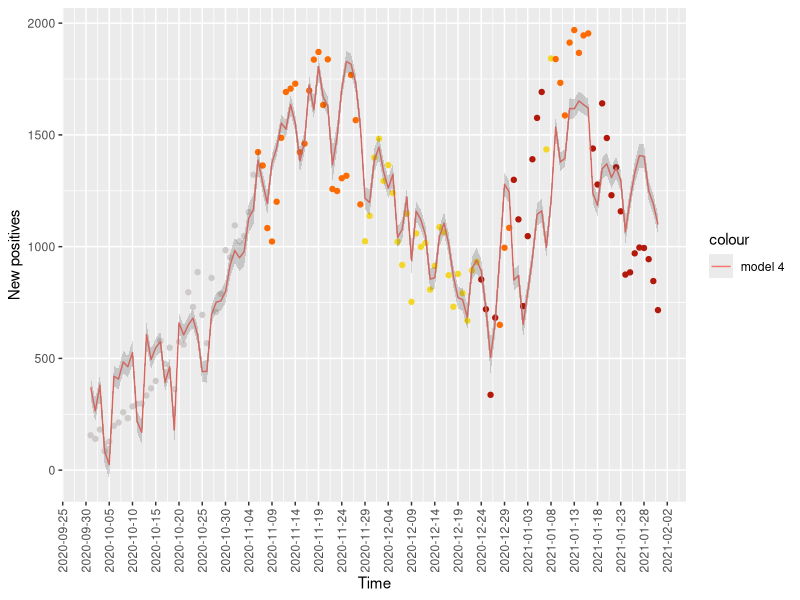
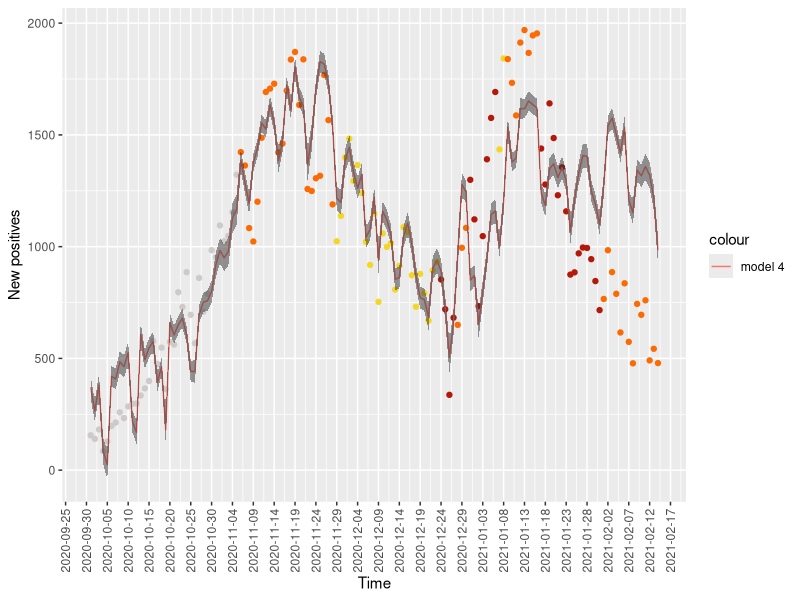
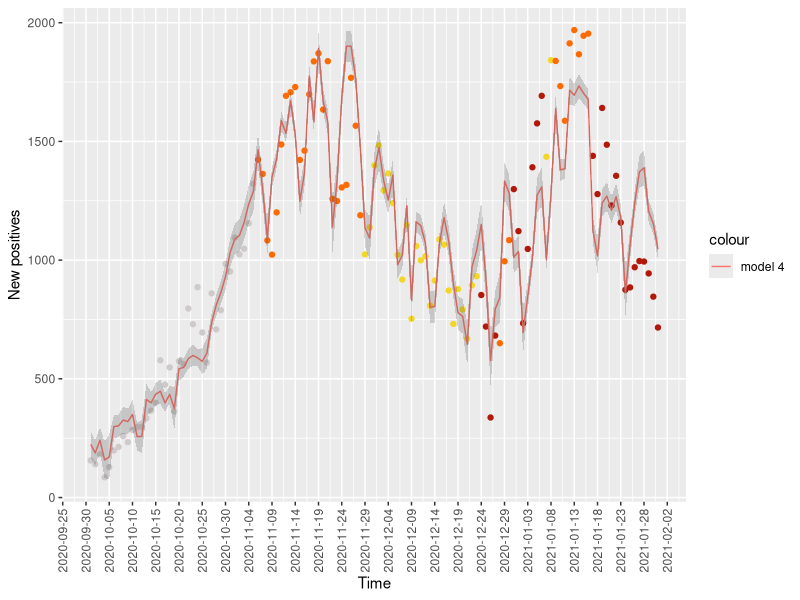
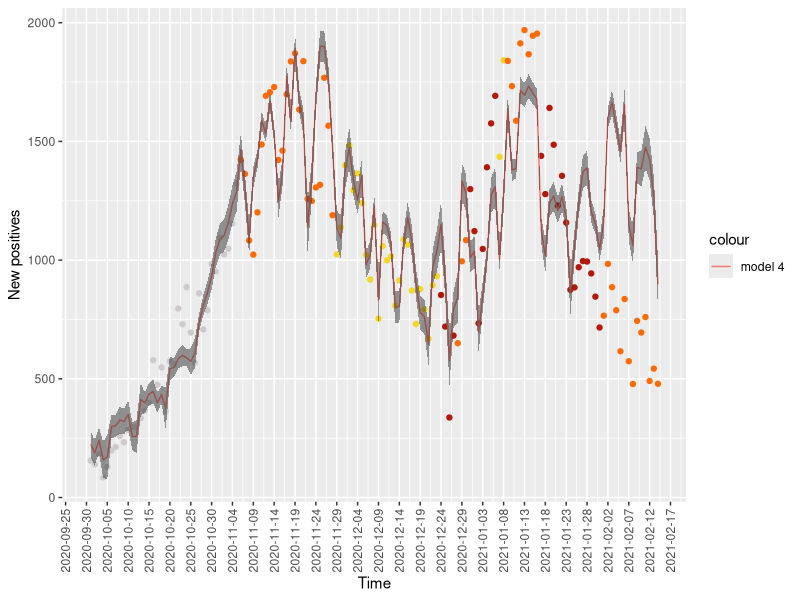
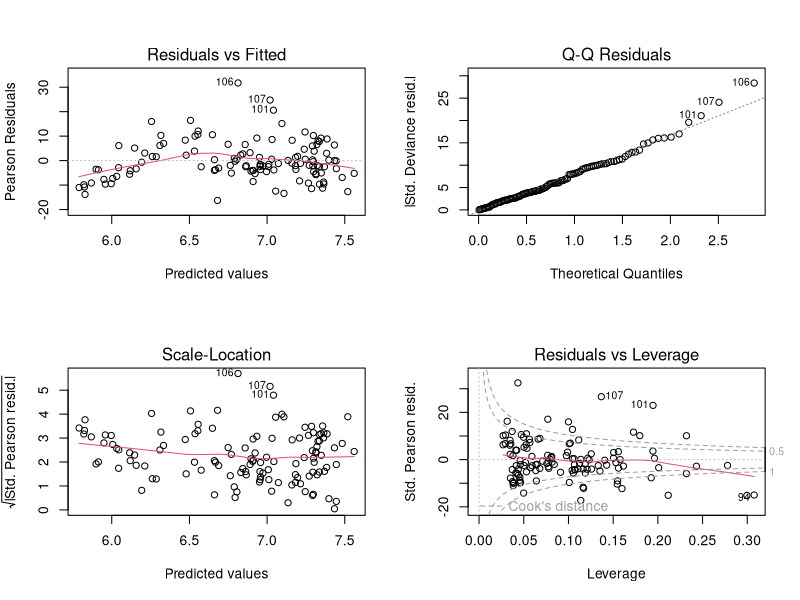
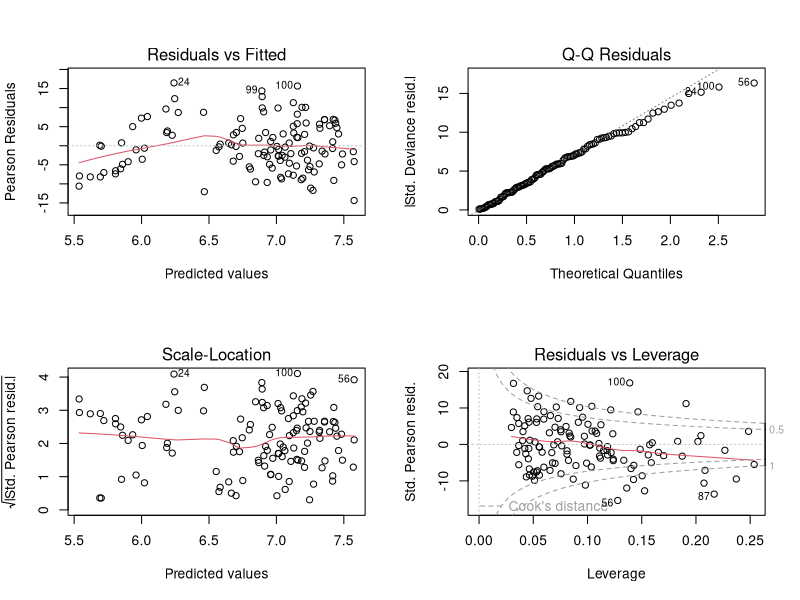
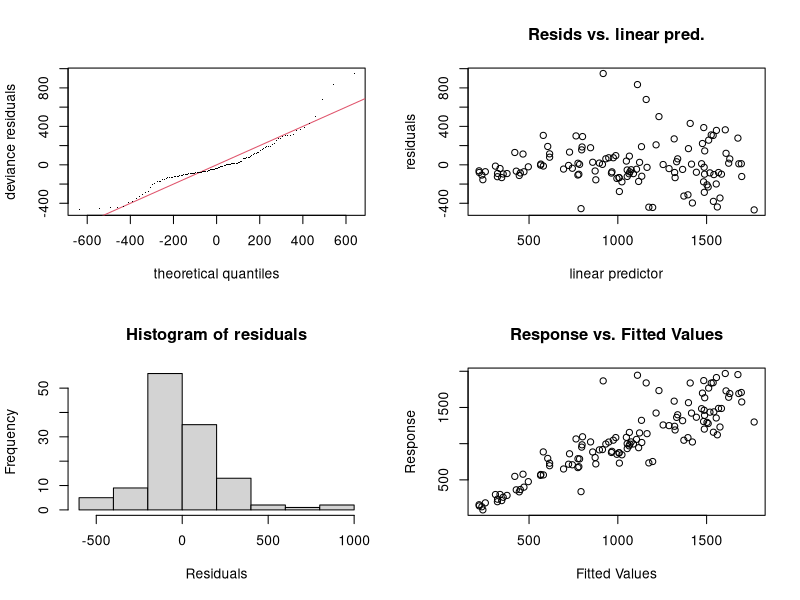
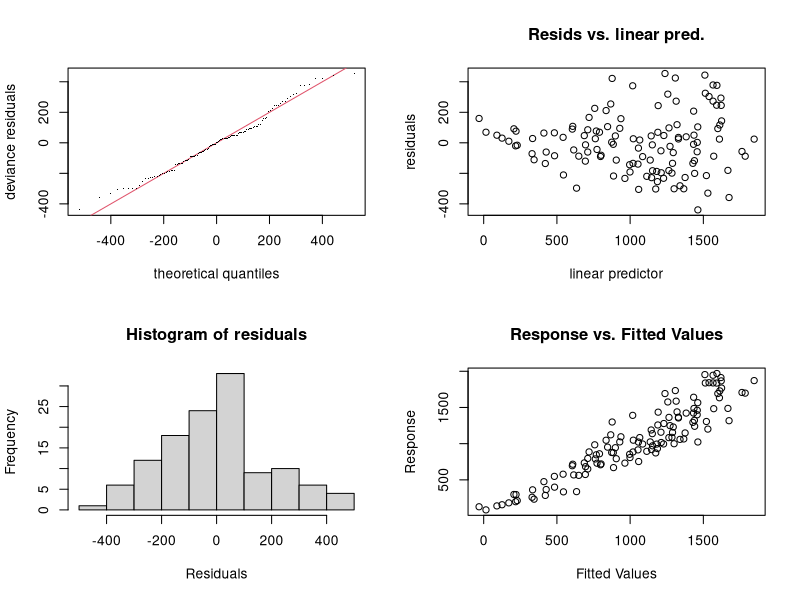

Recreate these plots in R, in order.
################## Script for GAMs and LOESS ######################################

################## Import data
df_extended <- data.frame(read.csv("sicily_secondwave_covid.csv"))
df_extended$data <- as.Date(df_extended$data,  "%Y-%m-%d")
n <- dim(df_extended)[1]
df <- df_extended
df <- df[-c((n-13):n),]

df$data <- as.Date(df$data,  "%Y-%m-%d")
df_extended$data <- as.Date(df_extended$data,  "%Y-%m-%d")

############## GLM
library(mgcv)
library(ggplot2)

### Y ~ ricoverati_con_sintomi + nuovi_tamponi_pcr + color 
gam_mod1 <- gam(nuovi_positivi ~  ricoverati_con_sintomi + nuovi_tamponi_pcr + color  , data = df )
gam_mod1_pred <- predict(gam_mod1, type="response", se.fit = TRUE)
summary(gam_mod1)

ggplot() +
  geom_point(data = df, aes(x = data, y = nuovi_positivi, color="nuovi positivi", group = 1),col=c("#fc6b03","#cfcaca","#f2d729","#b3190b")[unclass(as.factor(df$color))])+ 
  geom_line(data = df, aes(x = data, y = predict(gam_mod1,type="response"), color = "model 4", group = 1)) +
  geom_ribbon(data=df, aes(x=data, ymin=gam_mod1_pred$fit - gam_mod1_pred$se.fit, ymax=gam_mod1_pred$fit + gam_mod1_pred$se.fit),alpha=0.2)+
  
  
  labs(x = "Time", y = "New positives") +
  scale_x_date(date_breaks = '5 days',
               date_labels = '%Y-%m-%d') +
  theme(axis.text.x = element_text(angle = 90, vjust = 0.5, hjust=1))

# Predict

gam_mod_1_pred <- predict(gam_mod1, newdata=df_extended, type="response", se.fit = TRUE)

ggplot() +
  geom_point(data = df_extended, aes(x = data, y = nuovi_positivi, color="nuovi positivi", group = 1),col=c("#fc6b03","#cfcaca","#f2d729","#b3190b")[unclass(as.factor(df_extended$color))])+ 
  geom_line(data = df_extended, aes(x = data, y = predict(gam_mod1, newdata=df_extended, type="response"), color = "model 4", group = 1)) +
  geom_ribbon(data = df_extended, aes(x= data, ymin=-gam_mod_1_pred$se.fit + gam_mod_1_pred$fit, ymax=gam_mod_1_pred$se.fit + gam_mod_1_pred$fit), alpha=0.5)+
  
  
  labs(x = "Time", y = "New positives") +
  scale_x_date(date_breaks = '5 days',
               date_labels = '%Y-%m-%d') +
  theme(axis.text.x = element_text(angle = 90, vjust = 0.5, hjust=1))

### Y ~ (ricoverati_con_sintomi + nuovi_tamponi_pcr )* color + data

gam_mod2 <- gam(nuovi_positivi ~  (ricoverati_con_sintomi + nuovi_tamponi_pcr )* color  , data = df )
gam_mod2_pred <- predict(gam_mod2, type="response", se.fit = TRUE)
summary(gam_mod1)

ggplot() +
  geom_point(data = df, aes(x = data, y = nuovi_positivi, color="nuovi positivi", group = 1),col=c("#fc6b03","#cfcaca","#f2d729","#b3190b")[unclass(as.factor(df$color))])+ 
  geom_line(data = df, aes(x = data, y = predict(gam_mod2,type="response"), color = "model 4", group = 1)) +
  geom_ribbon(data=df, aes(x=data, ymin=gam_mod2_pred$fit - gam_mod2_pred$se.fit, ymax=gam_mod2_pred$fit + gam_mod2_pred$se.fit),alpha=0.2)+
  
  
  labs(x = "Time", y = "New positives") +
  scale_x_date(date_breaks = '5 days',
               date_labels = '%Y-%m-%d') +
  theme(axis.text.x = element_text(angle = 90, vjust = 0.5, hjust=1))

# Predict

gam_mod_2_pred <- predict(gam_mod2, newdata=df_extended, type="response", se.fit = TRUE)

ggplot() +
  geom_point(data = df_extended, aes(x = data, y = nuovi_positivi, color="nuovi positivi", group = 1),col=c("#fc6b03","#cfcaca","#f2d729","#b3190b")[unclass(as.factor(df_extended$color))])+ 
  geom_line(data = df_extended, aes(x = data, y = predict(gam_mod2, newdata=df_extended, type="response"), color = "model 4", group = 1)) +
  geom_ribbon(data = df_extended, aes(x= data, ymin=-gam_mod_2_pred$se.fit + gam_mod_2_pred$fit, ymax=gam_mod_2_pred$se.fit + gam_mod_2_pred$fit), alpha=0.5)+
  
  
  labs(x = "Time", y = "New positives") +
  scale_x_date(date_breaks = '5 days',
               date_labels = '%Y-%m-%d') +
  theme(axis.text.x = element_text(angle = 90, vjust = 0.5, hjust=1))


##### Current data vs Prev data
glm_prev <- glm(nuovi_positivi ~ (ricoverati_con_sintomi_prev + nuovi_tamponi_pcr_prev)*color_prev, data = df, family = poisson) 
glm_current <- glm(nuovi_positivi ~ (ricoverati_con_sintomi + nuovi_tamponi_pcr)*color, data = df, family=poisson)
gam_prev <- gam(nuovi_positivi ~  (ricoverati_con_sintomi_prev + nuovi_tamponi_pcr_prev )* color_prev  , data = df )
gam_current <- gam(nuovi_positivi ~  s(ricoverati_con_sintomi) + s(nuovi_tamponi_pcr) + new_color  , data = df )
summary(glm_prev)
summary(glm_current)
summary(gam_prev)
summary(gam_current)
par(mfrow=c(2,2))
plot(glm_prev)
plot(glm_current)
gam.check(gam_prev)
gam.check(gam_current)

ggplot(data=df_extended)+
  geom_point(aes(x=data, y=nuovi_positivi, color = "nuovi positivi"))+
  geom_line(aes(x=data, y=predict(gam_current, newdata=df_extended, type= "response")))


ggplot() +
  geom_point(data = df, aes(x = data, y = nuovi_positivi, color="nuovi positivi", group = 1),col=c("#fc6b03","#cfcaca","#f2d729","#b3190b")[unclass(as.factor(df$color))])+ 
  geom_line(data = df, aes(x = data, y = predict(glm_prev,type="response"), color = "model glm prev", group = 1)) +
  geom_line(data = df, aes(x = data, y = predict(glm_current,type="response"), color = "glm current", group = 1)) +
  geom_line(data = df, aes(x = data, y = predict(gam_prev,type="response"), color = "gam prev", group = 1)) +
  geom_line(data = df, aes(x = data, y = predict(gam_current,type="response"), color = "gam current", group = 1)) +
  
  
  labs(x = "Time", y = "New positives") +
  scale_x_date(date_breaks = '5 days',
               date_labels = '%Y-%m-%d') +
  theme(axis.text.x = element_text(angle = 90, vjust = 0.5, hjust=1))
